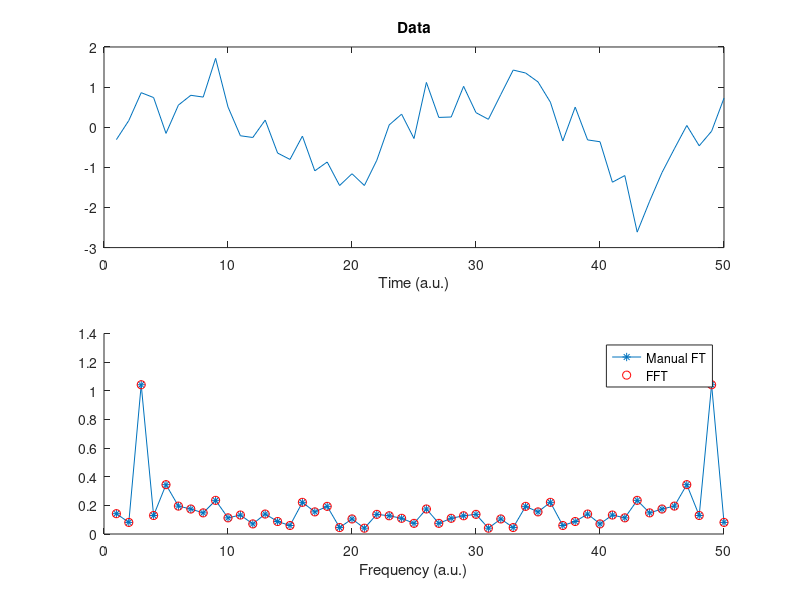
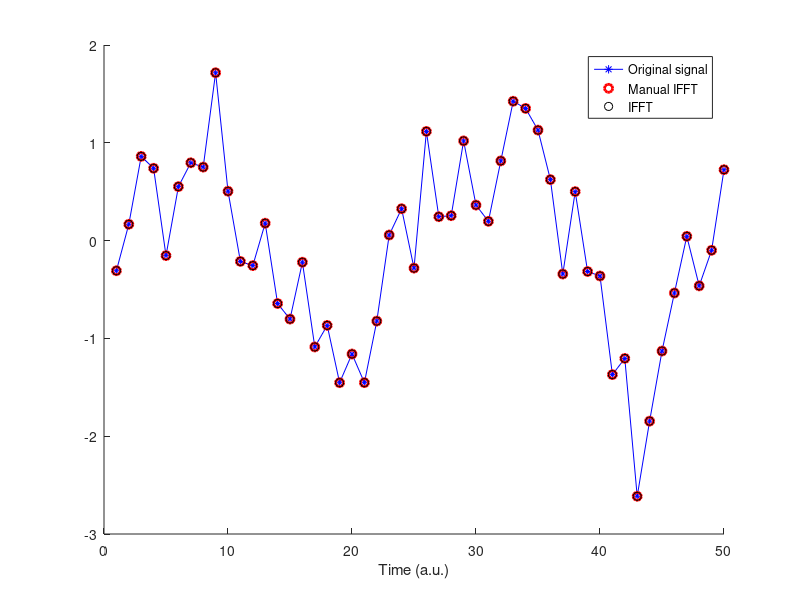

These figures' MATLAB source, in order:
%%
%     COURSE: Solved challenges in neural time series analysis
%    SECTION: Spectral analyses
%      VIDEO: Program the inverse Fourier transform from scratch!
% Instructor: sincxpress.com
%
%%

clear, clc

%%

% random signal
N       = 50;                                      % length of sequence
signal  = sin(linspace(0,4*pi,N)) + randn(1,N)/2;  % data
fTime   = ((1:N)-1)/N;                             % "time" used in Fourier transform

% initialize Fourier output matrix
fourierCoefs = zeros(size(signal)); 

% loop over frequencies
for fi=1:N
    
    % complex sine wave for this frequency
    fourierSine = exp(-1i*2*pi*(fi-1)*fTime);
    
    % dot product as sum of point-wise multiplications
    fourierCoefs(fi) = sum( fourierSine.*signal );
end

% divide by N to scale coefficients properly
fourierCoefs = fourierCoefs / N;

% use the fft function on the same data for comparison
fourierCoefsF = fft(signal) / N;


%% plotting

figure(1), clf

% time domain signal
subplot(211)
plot(signal)
xlabel('Time (a.u.)')
title('Data')

% amplitude of "manual" Fourier transform
subplot(212), hold on
plot(abs(fourierCoefs)*2,'*-')

% amplitude of FFT
plot(abs(fourierCoefsF)*2,'ro')


xlabel('Frequency (a.u.)')
legend({'Manual FT';'FFT'})

%% now for the IFFT

reconSig = zeros(size(signal));

for fi=1:N
    
    % create "template" sine wave
    fourierSine = exp( 1i*2*pi*(fi-1)*fTime );
    
    % modulate by fourier coefficient and add to reconstructed signal
    reconSig = reconSig + fourierSine*fourierCoefs(fi);
    
end
    
figure(2), clf, hold on

plot(signal,'b*-')
plot(real(reconSig),'ro','linew',2)     % not multiplying by N because already normalised after FFT
plot(real(ifft(fourierCoefsF))*N,'ko')
xlabel('Time (a.u.)')
legend({'Original signal';'Manual IFFT';'IFFT'})


%% done.
